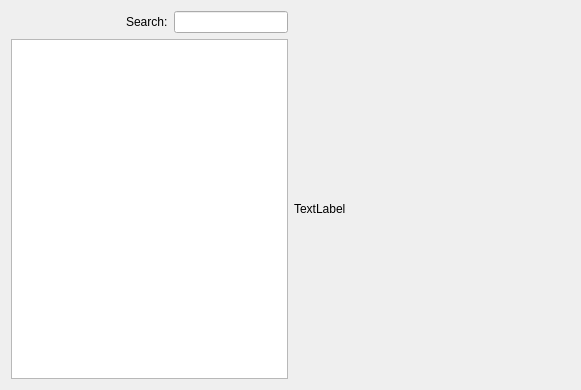
<?xml version="1.0" encoding="UTF-8"?>
<ui version="4.0">
 <class>AddressSelectorWidget</class>
 <widget class="QWidget" name="AddressSelectorWidget">
  <property name="geometry">
   <rect>
    <x>0</x>
    <y>0</y>
    <width>581</width>
    <height>390</height>
   </rect>
  </property>
  <property name="windowTitle">
   <string>Form</string>
  </property>
  <layout class="QGridLayout" name="gridLayout_2">
   <item row="0" column="0">
    <layout class="QGridLayout" name="gridLayout">
     <item row="0" column="0">
      <layout class="QHBoxLayout" name="horizontalLayout">
       <item>
        <spacer name="horizontalSpacer">
         <property name="orientation">
          <enum>Qt::Horizontal</enum>
         </property>
         <property name="sizeHint" stdset="0">
          <size>
           <width>40</width>
           <height>20</height>
          </size>
         </property>
        </spacer>
       </item>
       <item>
        <widget class="QLabel" name="label">
         <property name="text">
          <string>Search:</string>
         </property>
        </widget>
       </item>
       <item>
        <widget class="QLineEdit" name="mSearchEdit"/>
       </item>
      </layout>
     </item>
     <item row="1" column="0">
      <widget class="QTreeView" name="mAddressList"/>
     </item>
     <item row="1" column="1">
      <widget class="QLabel" name="mAddressDetailLabel">
       <property name="sizePolicy">
        <sizepolicy hsizetype="Expanding" vsizetype="Preferred">
         <horstretch>0</horstretch>
         <verstretch>0</verstretch>
        </sizepolicy>
       </property>
       <property name="minimumSize">
        <size>
         <width>250</width>
         <height>0</height>
        </size>
       </property>
       <property name="text">
        <string>TextLabel</string>
       </property>
      </widget>
     </item>
    </layout>
   </item>
  </layout>
 </widget>
 <resources/>
 <connections/>
</ui>
